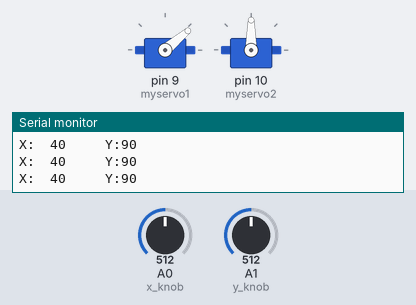
Simulated run of this sketch. Board: Arduino Uno, built with avr-gcc and run on an emulated ATmega328P. On the bench: 2 × servo, the last lines printed to the serial monitor. The inputs (shaded band) are chosen by the test bench; at power-on: A1 (y_knob) = 512, A0 (x_knob) = 512.

Above: at 1.2 s.
1.3 s: A1 (y_knob) set to 555
At 2.5 s:
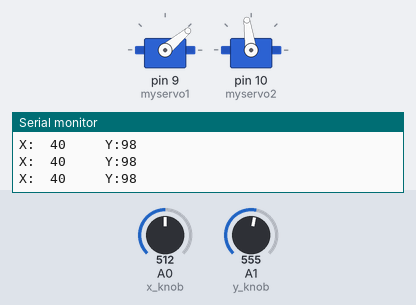
4.3 s: A1 (y_knob) set to 574
At 5.5 s:
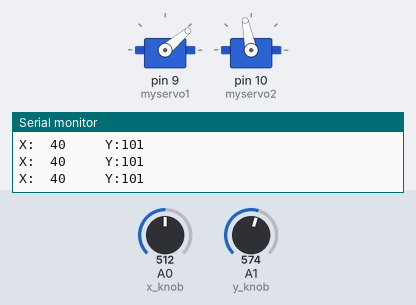
5.8 s: A0 (x_knob) set to 306
At 6.7 s:
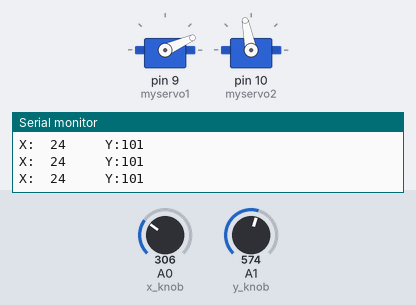
7.3 s: A0 (x_knob) set to 0
At 8.1 s:
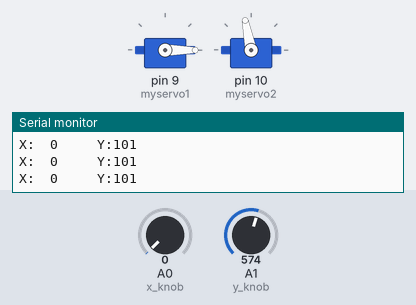
8.8 s: A1 (y_knob) set to 0
At 10.0 s:
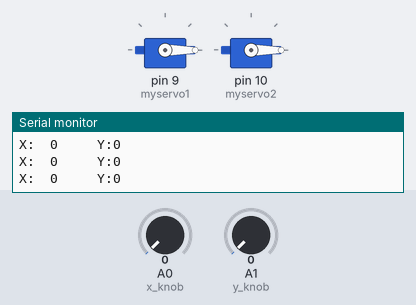
10.3 s: A0 (x_knob) set to 511
At 10.6 s:
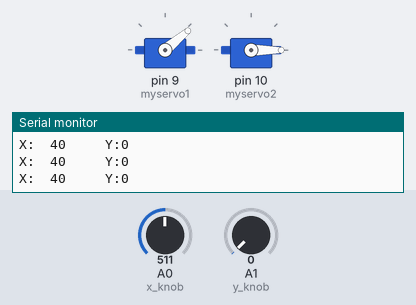
Timing chart, 0 to 12.8 s (numbered marks = the images above; inputs shaded):
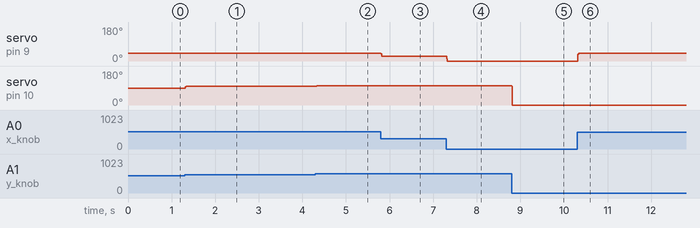

Measured:
- after the input at 1.3 s, servo on pin 10 (myservo2): 90° → 98° at once
- after the input at 4.3 s, servo on pin 10 (myservo2): 98° → 101° at once
- after the input at 5.8 s, servo on pin 9 (myservo1): 40° → 24° at once
- after the input at 7.3 s, servo on pin 9 (myservo1): 24° → 0° at once
- after the input at 8.8 s, servo on pin 10 (myservo2): 101° → 0° at once
- after the input at 10.3 s, servo on pin 9 (myservo1): 0° → 40° at once

The sketch:

ROBO_ARM.ino
```cpp
#include <Servo.h>

#define x_knob A0
#define y_knob A1
int pos_xy[2];      // init arr for the x and y position of the knob
Servo myservo1;
Servo myservo2;
const float Vref = 4.90;
const int num_of_samples = 50;
void setup() {
  Serial.begin(9600);
  myservo1.attach(9);
  myservo2.attach(10);
  pinMode(x_knob,INPUT);
  pinMode(y_knob,INPUT);

}

void loop() {

  float x_cord_raw = (float(analogRead(x_knob))/1023.0)*Vref;
  float y_cord_raw = (float(analogRead(y_knob))/1023.0)*Vref;
  int x_cord = round((180/Vref)*x_cord_raw);
  int y_cord = round((180/Vref)*y_cord_raw);
  get_pos();
  Serial.print("X:  ");
  Serial.print(pos_xy[0]);
  Serial.print("     ");
  Serial.print("Y:");
  Serial.println(pos_xy[1]);


  myservo1.write(pos_xy[0]);
  myservo2.write(pos_xy[1]);
}

void get_pos(){
  int sum_y = 0;
  int sum_x = 0;
  for(int i = 0 ; i<num_of_samples; i++){
    float x_cord_raw = (float(analogRead(x_knob))/1023.0)*Vref;
    float y_cord_raw = (float(analogRead(y_knob))/1023.0)*Vref;
    int x_cord = round((80/Vref)*x_cord_raw);
    int y_cord = round((180/Vref)*y_cord_raw);
    //Serial.print("X:-");
    //Serial.println(x_cord);
    //Serial.print("Y:-");
    //Serial.println(y_cord);
   if (x_cord >= 0 && x_cord <= 180 && y_cord >= 0 && y_cord <= 180) {
      sum_y += y_cord;
      sum_x += x_cord;
    }
    else {
      i-=1;
    }

  }
  pos_xy[0]= round(sum_x/num_of_samples);
  pos_xy[1]= round(sum_y/num_of_samples);

}
```
